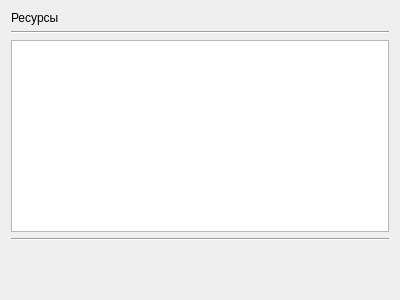
<?xml version="1.0" encoding="UTF-8"?>
<ui version="4.0">
 <class>SettingsTab</class>
 <widget class="QWidget" name="SettingsTab">
  <property name="geometry">
   <rect>
    <x>0</x>
    <y>0</y>
    <width>400</width>
    <height>300</height>
   </rect>
  </property>
  <property name="windowTitle">
   <string>Form</string>
  </property>
  <layout class="QVBoxLayout" name="verticalLayout_2">
   <item>
    <layout class="QVBoxLayout" name="verticalLayout"/>
   </item>
   <item>
    <layout class="QVBoxLayout" name="verticalLayout_3">
     <item>
      <widget class="QLabel" name="label_4">
       <property name="text">
        <string>Ресурсы</string>
       </property>
      </widget>
     </item>
    </layout>
   </item>
   <item>
    <widget class="Line" name="line_3">
     <property name="orientation">
      <enum>Qt::Horizontal</enum>
     </property>
    </widget>
   </item>
   <item>
    <widget class="QTextEdit" name="rssTextEdit"/>
   </item>
   <item>
    <widget class="Line" name="line">
     <property name="orientation">
      <enum>Qt::Horizontal</enum>
     </property>
    </widget>
   </item>
   <item>
    <spacer name="verticalSpacer_2">
     <property name="orientation">
      <enum>Qt::Vertical</enum>
     </property>
     <property name="sizeHint" stdset="0">
      <size>
       <width>20</width>
       <height>40</height>
      </size>
     </property>
    </spacer>
   </item>
  </layout>
 </widget>
 <resources/>
 <connections/>
</ui>
